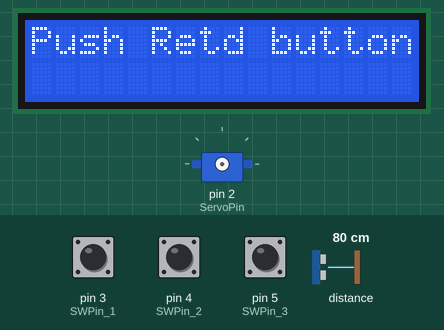
The sketch below on a simulated Arduino Uno, built with avr-gcc and run on an emulated ATmega328P. On the bench: 16×2 character LCD, servo. The inputs (shaded band) are chosen by the test bench; at power-on: pin 3 (SWPin_1) HIGH, distance to the obstacle 80 cm, pin 4 (SWPin_2) HIGH, pin 5 (SWPin_3) HIGH. What the sketch prints to the serial monitor is not drawn.

Above: at 1.7 s.
1.8 s: pin 3 (SWPin_1) pulled LOW for 0.15 s
At 3.06 s:
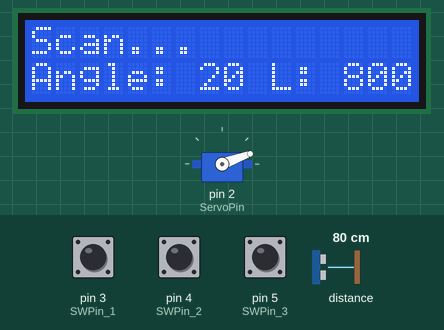
4.4 s: distance to the obstacle set to 2 cm
At 4.49 s:
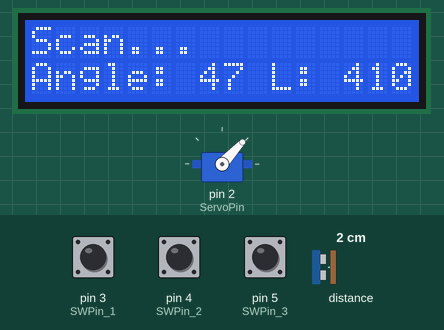
7.1 s: distance to the obstacle set to 4 cm
At 7.33 s:
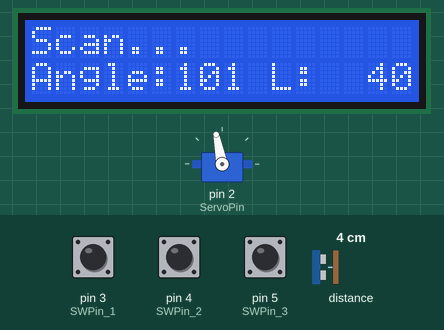
9.2 s: pin 3 (SWPin_1) pulled LOW for 3.2 s
At 12.42 s:
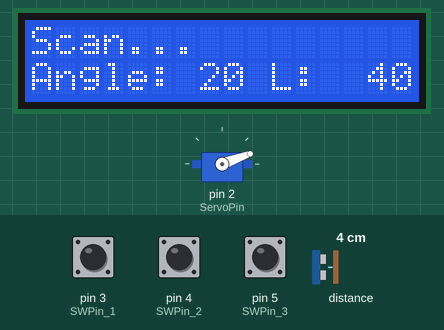
13.9 s: distance to the obstacle set to 9 cm
At 14.63 s:
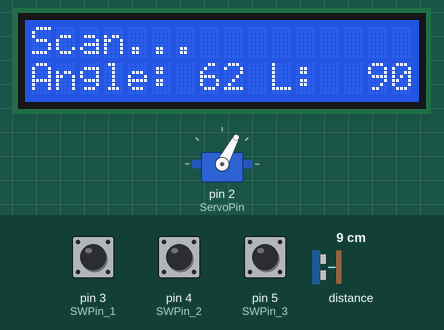
Timing chart, 0 to 16.4 s (numbered marks = the images above; inputs shaded):
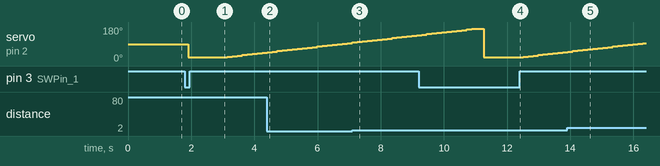

Measured:
- after the input at 1.8 s, servo on pin 2 (ServoPin): 90° → 20° after 0.11 s, → 23° 1.2 s later, → 26° 0.16 s later, → 29° 0.16 s later, … (9 changes in this stretch); the display: first changes after 1.1 s (image 1 shows a later state)
- after the input at 9.2 s, the display: first differs from a run without the input after 3.1 s (image 4 shows a later state)

The sketch:

MeetingCostMeter.ino
```cpp
//--------------------------------------------------------------------------
//MeetingCostMeter
//--------------------------------------------------------------------------
// include the library code:
#include <LiquidCrystal.h>
#include <Servo.h>
#include <Wire.h>
//using VL53L0X library for Arduino(https://github.com/pololu/vl53l0x-arduino)
#include "VL53L0X.h"
//#include <VL53L0X.h>

//lcd init pin
const int rs = 7, rw = 8, en = 9, d4 = 10, d5 = 11, d6 = 12, d7 = 13;
LiquidCrystal lcd(rs, rw , en, d4, d5, d6, d7);

//length sensor
VL53L0X sensor;

//servo object
Servo myservo;

//pin setting
const int ServoPin = 2;
const int SWPin_1 = 3;
const int SWPin_2 = 4;
const int SWPin_3 = 5;

//コメント
#define VER_COMENT "MeetingCostMeter V1.0.0"

//--------------------------------------------------------------------------
//setup()
//--------------------------------------------------------------------------
void InitVL53L0X()
{
  //ToF init
  sensor.init();
  sensor.setTimeout(300); //unit is ms

  //long range
  {
    /*
      // lower the return signal rate limit (default is 0.25 MCPS)
      sensor.setSignalRateLimit(0.1);	//0.1
      // increase laser pulse periods (defaults are 14 and 10 PCLKs)
      sensor.setVcselPulsePeriod(VL53L0X::VcselPeriodPreRange, 18);	//18
      sensor.setVcselPulsePeriod(VL53L0X::VcselPeriodFinalRange, 14);	//14
    */
    //high accuracy
    //sensor.setMeasurementTimingBudget(200000);	//default 33000 = 33ms
    //sensor.setMeasurementTimingBudget(40000);		//default 33000 = 33ms
    //sensor.setMeasurementTimingBudget(60000);	//20[ms] + 3.5[ms](処理にかかる時間)
  }
  //sensor.startContinuous();
  delay(100);
}

void setup() {
  //init LCD
  {
    //set up the LCD's number of columns and rows:
    lcd.begin(16, 2);

    //write lcd
    lcd.setCursor(0, 0);
    lcd.print(VER_COMENT);
    lcd.setCursor(0, 1);
    lcd.print("Initialize...");
    delay(100);
  }

  //init serial
  {
    Serial.begin(9600);
    Serial.println("===System Initialize...===");
    delay(100);
  }

  //init I2C
  {
    Wire.begin();
    InitVL53L0X();
  }

  //init sw(3,4,5)
  {
    pinMode(SWPin_1, INPUT_PULLUP);
    pinMode(SWPin_2, INPUT_PULLUP);
    pinMode(SWPin_3, INPUT_PULLUP);
    delay(100);
  }

  Serial.println("===System Initialize done.===");
  lcd.setCursor(0, 0);
  lcd.print(VER_COMENT);
  lcd.setCursor(0, 1);
  lcd.print("Initialize done.");
  delay(100);
}

//--------------------------------------------------------------------------
//functions and variables
//--------------------------------------------------------------------------
//settings for loop
#define	ANGLE_START			20
#define	ANGLE_END			175
#define	ANGLE_PERIOD		(ANGLE_END-ANGLE_START)
#define	ANGLE_RESOLUTION	40	//分解能これで確保するサイズ（ALLOCATE）が動的に変わる
#define ALLOCATE			int(ANGLE_PERIOD / int(ANGLE_PERIOD/ANGLE_RESOLUTION))
#define AVERAGING			2	//計測を何回行うか
#define MOVINGAVG			3	//移動平均

//variable for loop
bool			oneShot	= true;
unsigned int	angle	= 0;
unsigned int	data[ALLOCATE] = {0};

void SetServo(unsigned int angle, unsigned int delaytime)
{
  myservo.attach(ServoPin);
  delay(5);
  myservo.write(angle);
  delay(delaytime);
  myservo.detach();
  delay(5);
}

void debugAngle(int button1, int button2, int button3)
{
  if ( button1 == 0 )
  {
    angle++;
  }
  else if ( button2 == 0 )
  {
    angle--;
  }
  else if ( button3 == 0 )
  {
    SetServo(angle, 300);
  }

  //scan
  unsigned int readData = sensor.readRangeSingleMillimeters();

  //output lcd
  char msg[17] = {0};
  lcd.setCursor(0, 0);
  sprintf(msg, "%6d", angle);
  lcd.print(msg);
  lcd.setCursor(0, 1);
  sprintf(msg, "%6d[mm]", readData);
  lcd.print(msg);

  delay(20);
}

unsigned int ReadData(int avg)
{
  unsigned int readData = 0;
  for (int i = 0; i < avg; i++)
  {
    delay(1);
    readData +=  sensor.readRangeSingleMillimeters();
    delay(1);
    if (sensor.timeoutOccurred())
    {
      Serial.println("TIMEOUT");
      return 0;
    }
  }
  unsigned int temp = readData / avg;
  return temp;
}

//--------------------------------------------------------------------------
//loop()
//--------------------------------------------------------------------------
int state = 0;
void loop() {
  //read button
  int  button1 = digitalRead(SWPin_1);
  int  button2 = digitalRead(SWPin_2);
  int  button3 = digitalRead(SWPin_3);

  //init
  if ( oneShot == true)
  {
    lcd.clear();
    oneShot = false;

    lcd.setCursor(0, 0);
    lcd.print("Push Retd button.");
  }

  if ( button1 == 0 )
  {
    //--------------------------------------
    //Scanモード
    //--------------------------------------
    InitVL53L0X();

    //reset servo angle
    SetServo(ANGLE_START, 500);
    delay(500);

    //output lcd
    char msg[20] = {0};
    lcd.clear();
    lcd.setCursor(0, 0);
    lcd.print("Scan...");

    /*
      myservo.attach(ServoPin);
      {
      //scan
      unsigned int per = (unsigned int)(ANGLE_PERIOD / ANGLE_RESOLUTION);
      for ( int i = 0; i < ALLOCATE; i++)
      {
        //read
        int tempLength = ReadData(AVERAGING);
        if (tempLength == 0)
        {
          //error
          lcd.clear();
          lcd.setCursor(0, 0);
          lcd.print("ERROR");
          lcd.setCursor(0, 1);
          lcd.print("Push Retd button.");
          return;
        }
        else
        {
          data[i] = tempLength;
        }

        //check out of range
        if (data[i] > 3000)
        {
          if (i > 0 && i < (ALLOCATE - 1))
          {
            data[i] = data[i - 1];
          }
          else
          {
            data[i] = 30;
          }
        }

        //move
        unsigned int tempAngle = i * per + ANGLE_START;
        lcd.setCursor(0, 1);
        sprintf(msg, "Angle:%3d L:%4d", tempAngle, data[i]);
        lcd.print(msg);
        myservo.write(tempAngle);
      }
      }
      myservo.detach();
    */

    //scan
    unsigned int per = (unsigned int)(ANGLE_PERIOD / ANGLE_RESOLUTION);
    for ( int i = 0; i < ALLOCATE; i++)
    {
      //read
      int tempLength = ReadData(AVERAGING);
      if (tempLength == 0)
      {
        //error
        lcd.clear();
        lcd.setCursor(0, 0);
        lcd.print("ERROR");
        lcd.setCursor(0, 1);
        lcd.print("Push Retd button.");
        return;
      }
      else
      {
        data[i] = tempLength;
      }

      //check out of range
      if (data[i] > 3000)
      {
        if (i > 0 && i < (ALLOCATE - 1))
        {
          data[i] = data[i - 1];
        }
        else
        {
          data[i] = 30;
        }
      }

      //move
      unsigned int tempAngle = i * per + ANGLE_START;
      lcd.setCursor(0, 1);
      sprintf(msg, "Angle:%3d L:%4d", tempAngle, data[i]);
      lcd.print(msg);
      SetServo(tempAngle, 75);
    }

    //output
    unsigned int lengthMax = 0;
    unsigned long sum = 0;
    unsigned int avg = 0;
    for (int i = 0; i < ALLOCATE; i++)
    {
      if (data[i] > 3000)
      {
        if (i > 0 && i < (ALLOCATE - 1))
        {
          data[i] = data[i - 1];
        }
        else
        {
          data[i] = 30;
        }
      }
      //max
      if (i == 0)
      {
        lengthMax = data[i];
      }
      else if (lengthMax < data[i])
      {
        lengthMax = data[i];
      }
      //Serial.println(data[i]);
      sum += data[i];
    }
    avg = sum / ALLOCATE;	//平均値

    //signal processing
    int sCount = 0;
    for (int i = 0; i < ALLOCATE; i++)
    {
      if (i == (ALLOCATE - MOVINGAVG + 1))
      {
        break;
      }
      unsigned int tempVal;
      for (int j = 0; j < MOVINGAVG; j++)
      {
        tempVal += data[i + j];
      }
      tempVal = tempVal / MOVINGAVG;
      Serial.println(tempVal);
      sCount++;
    }

    //debug
    sprintf(msg, "Allocate:%d, SCount:%d", ALLOCATE, sCount);
    Serial.println(msg);

    //状態を次へ
    state = 1;

    Serial.println("--- END ---");
  }

  if ( state == 1 )
  {
  }
}
```
